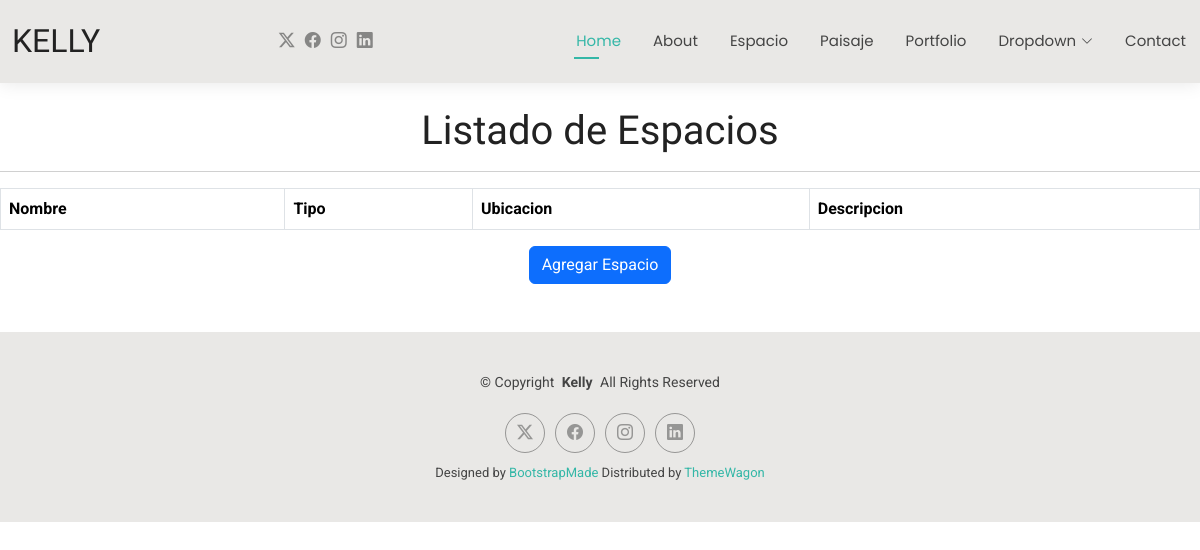
Page /espacio on the earlier database version.
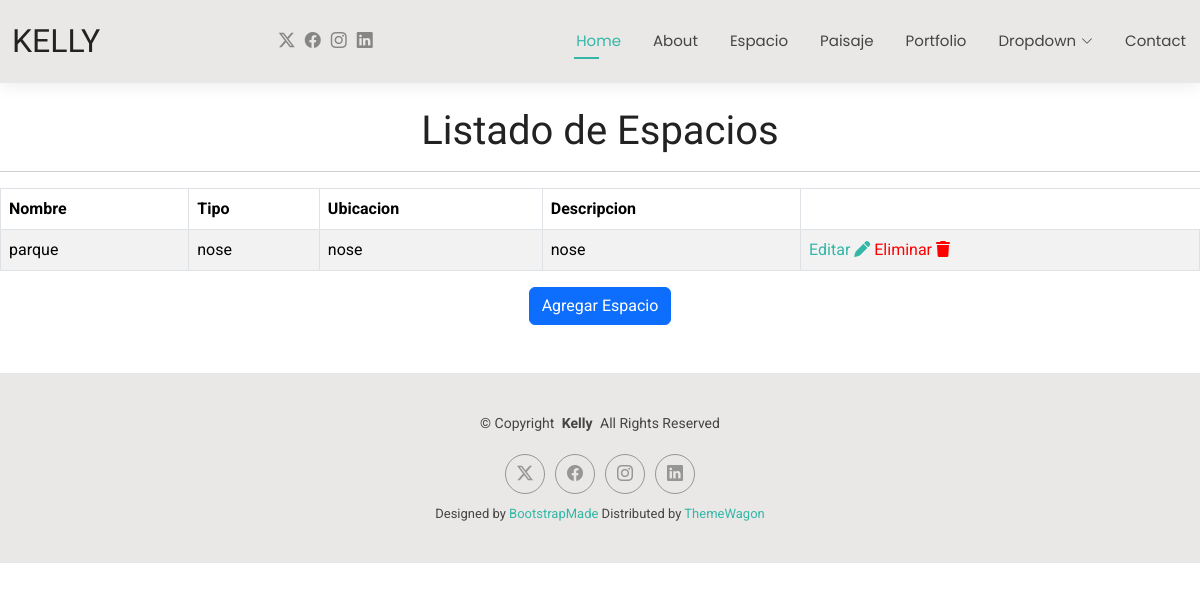
Same page on the later database version.
### Aplicaciones/Espacio/models.py (models this page shows, shortened)
class Espacio(models.Model):
    nombre = models.CharField(max_length=100)
    tipo = models.CharField(max_length=50)
    ubicacion = models.CharField(max_length=200)
    descripcion = models.TextField(blank=True)

### Aplicaciones/Espacio/views.py (the view)
# urls.py: path('espacio', views.espacio, name='espacio'),
def espacio(request):
    lista_espacios = Espacio.objects.all()
    return render(request, 'espacio.html', {'lista_espacios': lista_espacios})

### Aplicaciones/Espacio/templates/espacio.html
{% extends "plantillas.html" %}
{% load static %}
{% block body %}
<br>
<h1 class="text-center">Listado de Espacios</h1>
<hr>
<table class="table table-bordered table-striped table-hover ">
    <thead>
        <tr>
            <th>Nombre</th>
            <th>Tipo</th>
            <th>Ubicacion</th>
            <th>Descripcion</th>
        </tr>
    </thead>
    <tbody>
        {% for espacio in lista_espacios %}
        <tr>
            <td>{{ espacio.nombre }}</td>
            <td>{{ espacio.tipo }}</td>
            <td>{{ espacio.ubicacion }}</td>
            <td>{{ espacio.descripcion }}</td>
            <td><a  href=" {% url 'editarEspacio' espacio.id %}">Editar <i class="fa fa-pen"></i></a>
                <a style="color: red;" href="{% url 'eliminarEspacio' espacio.id %}">Eliminar <i class="fa fa-trash"></i></a></td>
        </tr>
        {% endfor %}
    </tbody>
</table>
<div class="text-center ">
    <a href="{% url 'nuevoEspacio' %}" class="btn btn-primary " >
        Agregar Espacio
    </a>
</div>
<br>
<br>
{% endblock %}

Differences in the rows shown:
added Espacio: nombre "parque", tipo "nose", ubicacion "nose", descripcion "nose"
